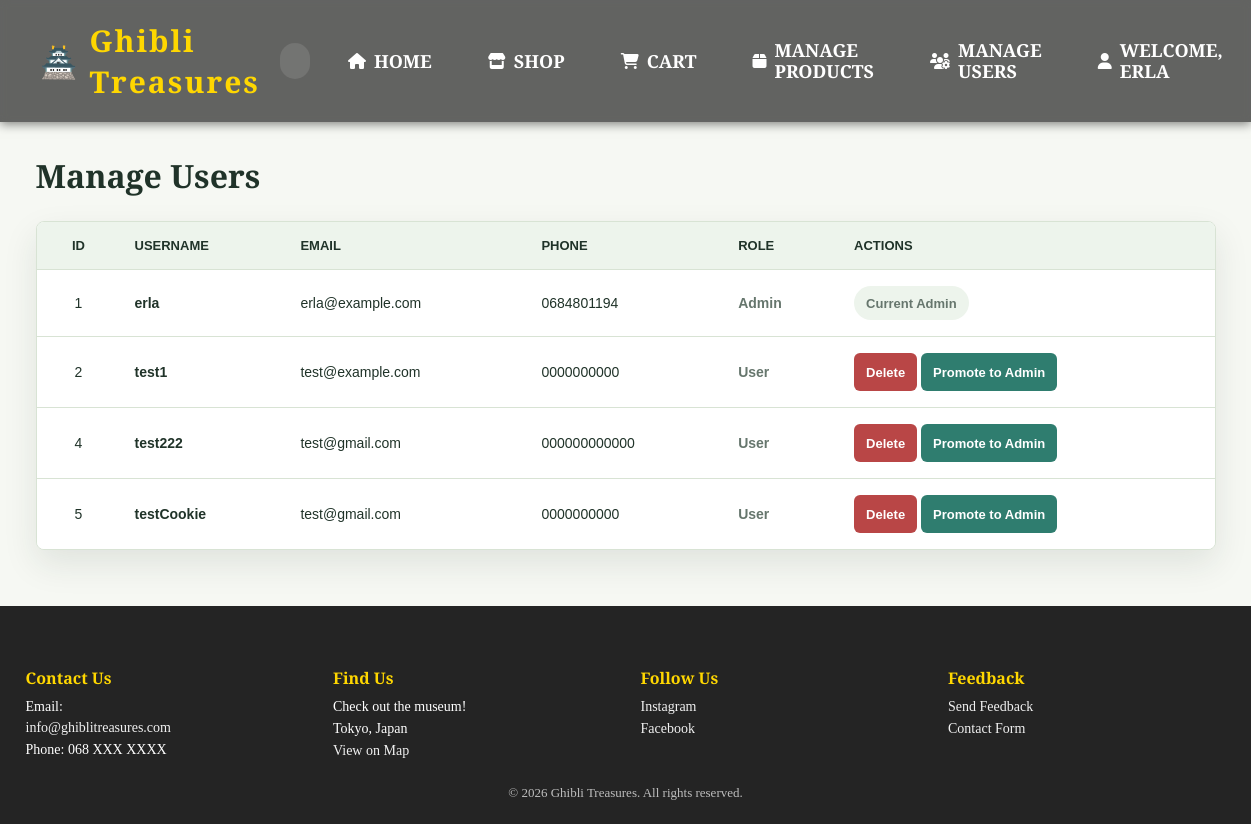
Screenshot of /admin_manage_users.php (signed in) with the database file from the repository.
### tables this page shows
CREATE TABLE `users` (
  `id` int(11) NOT NULL,
  `username` varchar(50) NOT NULL,
  `password` varchar(255) NOT NULL,
  `email` varchar(100) DEFAULT NULL,
  `phone` varchar(20) DEFAULT NULL,
  `role` enum('user','admin') DEFAULT 'user'
);

### admin_manage_users.php (the view, shortened to what this page needs)
<?php
require_once 'includes/db_connect.php';
$users = $conn->query("SELECT * FROM users ORDER BY id ASC")->fetch_all(MYSQLI_ASSOC);
?>
<?php include 'includes/header.php'; ?>
<link rel="stylesheet" href="css/admin_users.css">
<main class="admin-panel">
    <h1>Manage Users</h1>
    <table class="admin-table">
        <thead>
            <tr>
                <th>ID</th><th>Username</th><th>Email</th><th>Phone</th><th>Role</th><th>Actions</th>
            </tr>
        </thead>
        <tbody>
            <?php foreach ($users as $user): ?>
                <tr>
                    <td><?= $user['id'] ?></td>
                    <td><?= htmlspecialchars($user['username']) ?></td>
                    <td><?= htmlspecialchars($user['email']) ?></td>
                    <td><?= htmlspecialchars($user['phone']) ?></td>
                    <td><?= $user['role'] ?></td>
                    <td>
                        <?php if ($user['id'] != $_SESSION['user_id']): ?>
                            <form method="POST" style="display:inline;">
                                <button type="submit" name="action" value="delete" onclick="return confirm('Delete this user?')">Delete</button>
                                <?php if ($user['role'] === 'user'): ?>
                                    <button type="submit" name="action" value="promote">Promote to Admin</button>
                                <?php elseif ($user['role'] === 'admin'): ?>
                                    <button type="submit" name="action" value="demote">Demote to User</button>
                                <?php endif; ?>
                            </form>
                        <?php else: ?>
                            <em>Current Admin</em>
                        <?php endif; ?>
                    </td>
                </tr>
            <?php endforeach; ?>
        </tbody>
    </table>
</main>
<?php include 'includes/footer.php'; ?>

### css/style.css (style rules this page uses)
html, body { height: 100%; margin: 0; padding: 0; display: flex; flex-direction: column; }
main { flex: 1; }
body { margin: 0; padding: 0; font-family: Arial, sans-serif; color: white; position: relative; z-index: 1; }

### css/admin_users.css (style rules this page uses)
:root { --admin-bg: #f6f8f3; --admin-surface: #ffffff; --admin-surface-soft: #edf4ec; --admin-border: #d8e3d4; --admin-text: #203329; --admin-muted: #66766d; --admin-primary: #2f7d6f; --admin-primary-dark: #245f55; --admin-danger: #b94646; --admin-shadow: 0 14px 34px rgba(32, 51, 41, 0.1); }
body { margin: 0; background: var(--admin-bg); color: var(--admin-text); font-family: Arial, sans-serif; }
main.admin-panel { width: min(1180px, calc(100% - 48px)); margin: 0 auto; padding: 32px 0 56px; }
h1 { margin: 0 0 24px; color: var(--admin-text); font-family: 'Cinzel', serif; font-size: 32px; letter-spacing: 0; text-align: left; }
.admin-table { width: 100%; border-collapse: separate; border-spacing: 0; overflow: hidden; border: 1px solid var(--admin-border); border-radius: 8px; background: var(--admin-surface); box-shadow: var(--admin-shadow); }
.admin-table th, .admin-table td { border-bottom: 1px solid var(--admin-border); padding: 16px 14px; text-align: left; vertical-align: middle; }
.admin-table th { background: var(--admin-surface-soft); color: var(--admin-text); font: 700 13px Arial, sans-serif; text-transform: uppercase; }
.admin-table tr:last-child td { border-bottom: 0; }
.admin-table td { background: #fff; color: var(--admin-text); font-size: 14px; }
.admin-table td:first-child, .admin-table th:first-child { width: 56px; text-align: center; }
.admin-table td:nth-child(2) { font-weight: 700; }
.admin-table td:nth-child(5) { color: var(--admin-muted); font-weight: 700; text-transform: capitalize; }
.admin-table form { display: flex; flex-wrap: wrap; gap: 8px; margin: 0; }
.admin-table button { border: 0; border-radius: 6px; background: var(--admin-primary); color: #fff; cursor: pointer; font: 700 13px Arial, sans-serif; min-height: 38px; padding: 9px 12px; transition: background 0.2s ease, transform 0.2s ease; }
.admin-table button[value='delete'] { background: var(--admin-danger); }
.admin-table em { display: inline-flex; align-items: center; min-height: 34px; border-radius: 999px; background: #edf4ec; color: var(--admin-muted); font: 700 13px Arial, sans-serif; padding: 0 12px; }

### rows the page displays
users: id "1", username "erla", email "erla@example.com", phone "0684801194", role "Admin", shows "Current Admin"
users: id "2", username "test1", email "test@example.com", phone "0000000000", role "User", shows "Promote to Admin"
users: id "4", username "test222", email "test@gmail.com", phone "000000000000", role "User", shows "Promote to Admin"
users: id "5", username "testCookie", email "test@gmail.com", phone "0000000000", role "User", shows "Promote to Admin"

### other values shown
$_SESSION['username'] "ERLA"
